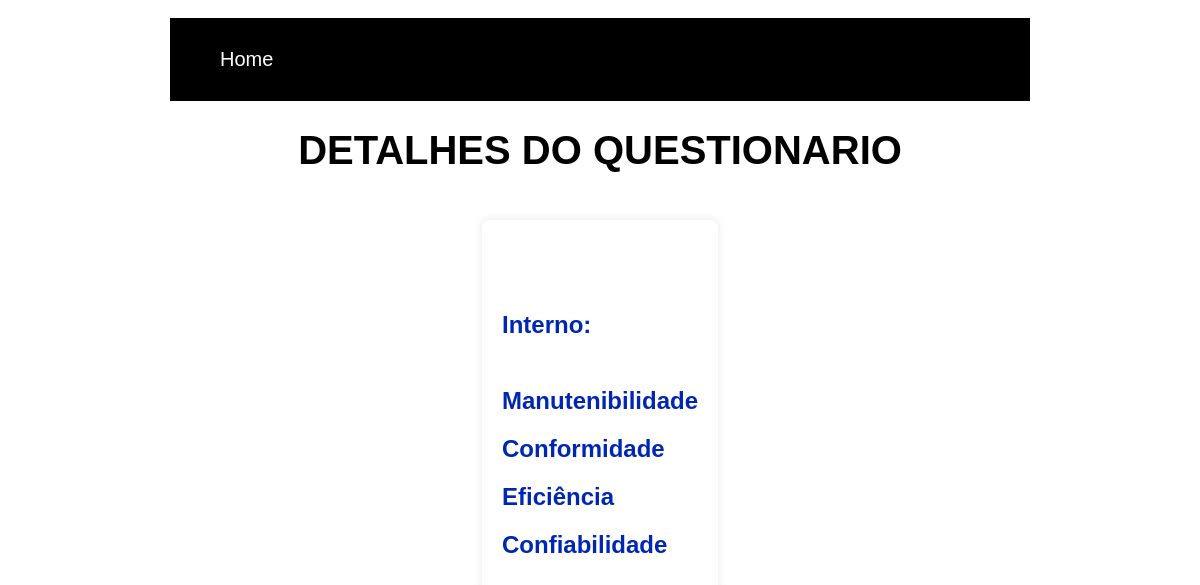
/formulario/1, run on an earlier commit of the app's database.
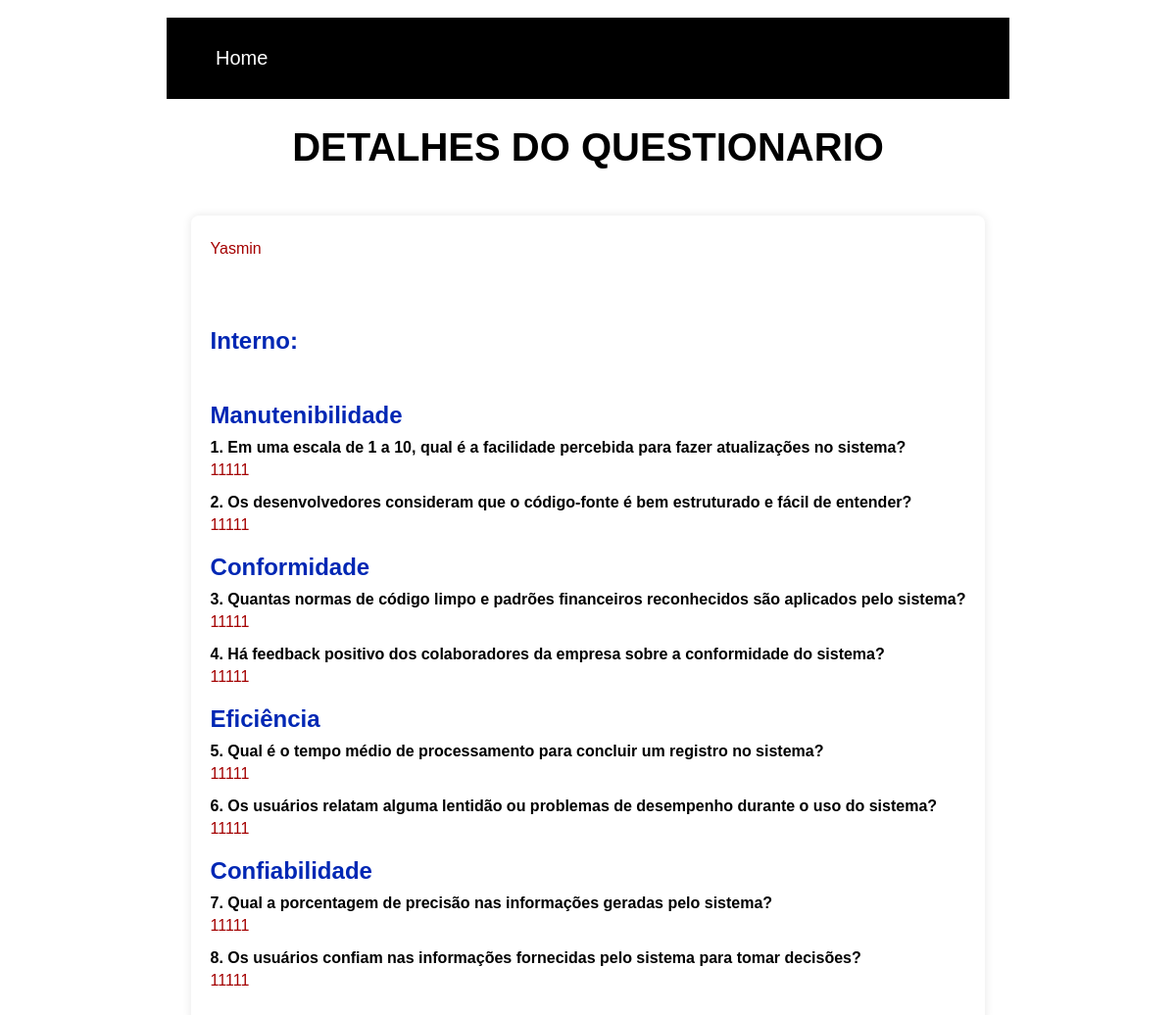
And on a later commit of the database.
### api/models.py (models this page shows)
class Questionario(db.Model):
    id = db.Column(db.Integer, primary_key=True, autoincrement=True)
    nome = db.Column(db.String, nullable=False)
    pinterna1 = db.Column(db.String) #Pergunta
    qinterna1 = db.Column(db.String)
    pinterna2 = db.Column(db.String) #Pergunta
    qinterna2 = db.Column(db.String)
    pinterna3 = db.Column(db.String) #Pergunta
    qinterna3 = db.Column(db.String)
    pinterna4 = db.Column(db.String) #Pergunta
    qinterna4 = db.Column(db.String)
    pinterna5 = db.Column(db.String) #Pergunta
    qinterna5 = db.Column(db.String)
    pinterna6 = db.Column(db.String) #Pergunta
    qinterna6 = db.Column(db.String)
    pinterna7 = db.Column(db.String) #Pergunta
    qinterna7 = db.Column(db.String)
    pinterna8 = db.Column(db.String) #Pergunta
    qinterna8 = db.Column(db.String)

### api/routes.py (the view)
@app.route('/formulario/<int:id>')
def formulario_detalhes(id):
    questionario = Questionario.query.get(id)
    return render_template('formulario_detalhes.html', questionario=questionario)

### api/templates/formulario_detalhes.html (shortened to what this page needs)
<!DOCTYPE html>
<html lang="en">
<head>
    <link rel="stylesheet" href="{{ url_for('static', filename='style.css') }}">
</head>
<body>
    <br>
    <nav>
        <ul>
            <li><a href="{{ url_for('index') }}">Home</a></li>
        </ul>
    </nav>
    <h1>DETALHES DO QUESTIONARIO</h1>
    <div class="container">
        <div class="form-detalhe">
            <p>{{ questionario.nome }}</p> <br><br>
            <h2>Interno:</h2><br>
            <h2>Manutenibilidade</h2>
            <label>{{ questionario.pinterna1 }}</label>
            <p>{{ questionario.qinterna1 }}</p>
            <label>{{ questionario.pinterna2 }}</label>
            <p>{{ questionario.qinterna2 }}</p>
            <h2>Conformidade</h2>
            <label>{{ questionario.pinterna3 }}</label>
            <p>{{ questionario.qinterna3 }}</p>
            <label>{{ questionario.pinterna4 }}</label>
            <p>{{ questionario.qinterna4 }}</p>
            <h2>Eficiência</h2>
            <label>{{ questionario.pinterna5 }}</label>
            <p>{{ questionario.qinterna5 }}</p>
            <label>{{ questionario.pinterna6 }}</label>
            <p>{{ questionario.qinterna6 }}</p>
            <h2>Confiabilidade</h2>
            <label>{{ questionario.pinterna7 }}</label>
            <p>{{ questionario.qinterna7 }}</p>
            <label>{{ questionario.pinterna8 }}</label>
            <p>{{ questionario.qinterna8 }}</p>
        </div>
    </div>
    <br><br><br>
</body>
</html>

### api/static/style.css (style rules this page uses)
body { margin: 0; padding: 0; background-color: #ffffffc8; font-family: Verdana, Geneva, Tahoma, sans-serif; }
nav { padding: 10px; width: 70%; background-color: #000000; color: #ffffff; font-size: 20px; text-align: center; margin: 0 auto; }
nav > ul { display: flex; flex-direction: row; list-style-type: none; }
li { cursor: pointer; padding-right: 15px; }
li > a { text-decoration: none; color: #ffffff; }
h1 { font-size: 40px; text-align: center; }
.container { display: flex; flex-direction: column; align-items: center; justify-content: center; }
.form-detalhe { padding: 20px; margin-top: 20px; border-radius: 8px; box-shadow: 0 0 10px rgba(0, 0, 0, 0.1); }
label { font-weight: bold; margin-bottom: 5px; display: block; }
p { margin-top: 5px; margin-bottom: 15px; color: #a40000; }
h2 { margin-top: 20px; margin-bottom: 10px; color: #0027b4; }

What changed in the data, as far as the page shows it:
added Questionario: nome "Yasmin", pinterna1 "1. Em uma escala de 1 a 10, qual é a facilidade percebida para fazer atualizações no sistema?", qinterna1 "11111", pinterna2 "2. Os desenvolvedores consideram que o código-fonte é bem estruturado e fácil de entender?", qinterna2 "11111", pinterna3 "3. Quantas normas de código limpo e padrões financeiros reconhecidos são aplicados pelo sistema?", qinterna3 "11111", pinterna4 "4. Há feedback positivo dos colaboradores da empresa sobre a conformidade do sistema?", qinterna4 "11111", pinterna5 "5. Qual é o tempo médio de processamento para concluir um registro no sistema?", qinterna5 "11111", pinterna6 "6. Os usuários relatam alguma lentidão ou problemas de desempenho durante o uso do sistema?", qinterna6 "11111", pinterna7 "7. Qual a porcentagem de precisão nas informações geradas pelo sistema?", qinterna7 "11111", pinterna8 "8. Os usuários confiam nas informações fornecidas pelo sistema para tomar decisões?", qinterna8 "11111"
